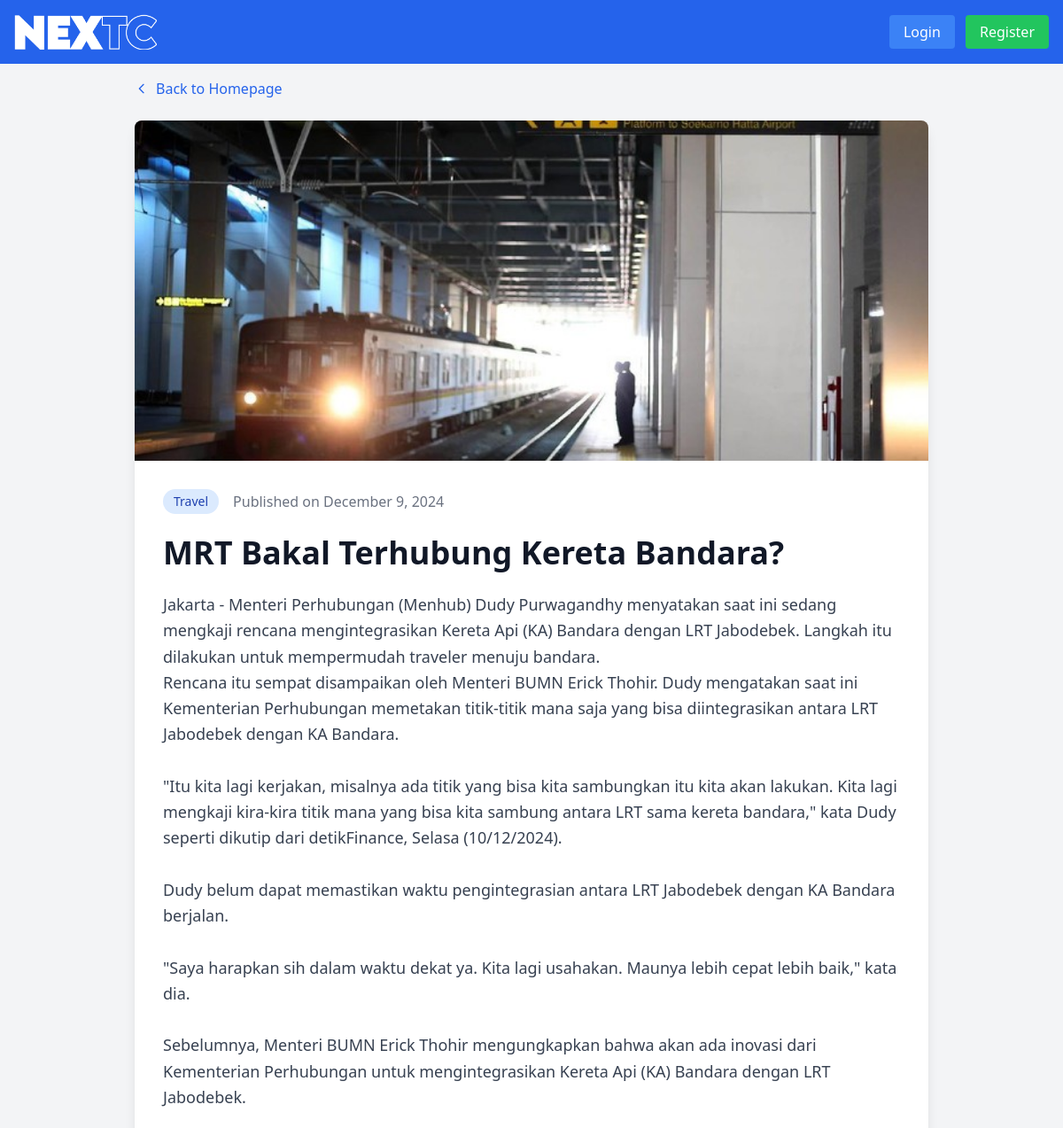
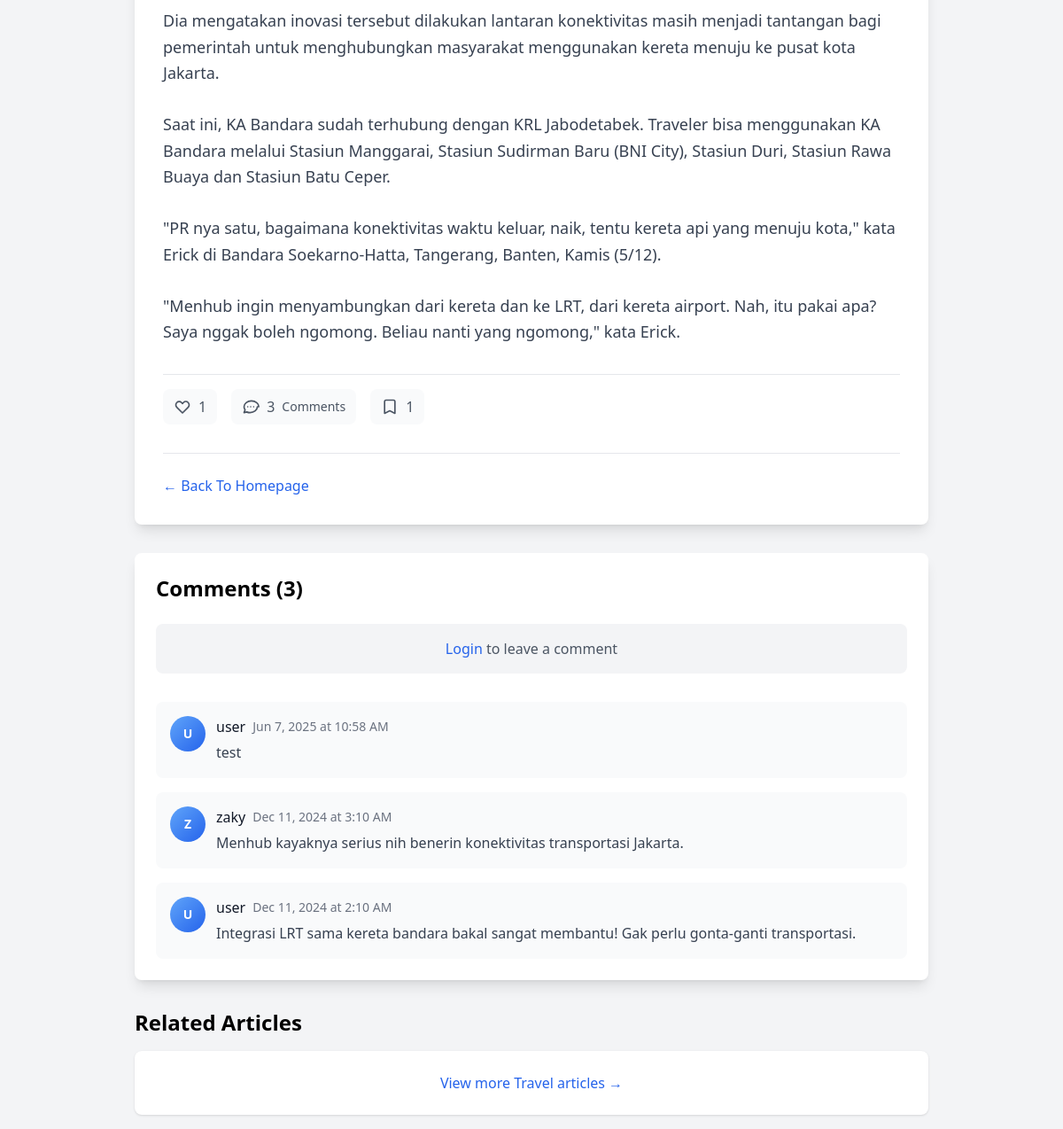
Screenshot of /news/10 with the database file from the repository (2 pictures, top to bottom).
### tables this page shows
CREATE TABLE `news` (
  `id` int(11) NOT NULL,
  `title` varchar(255) NOT NULL,
  `content` text NOT NULL,
  `release_date` date NOT NULL,
  `image` varchar(255) NOT NULL,
  `created_at` timestamp NOT NULL DEFAULT current_timestamp(),
  `category_id` int(11) DEFAULT NULL
);

CREATE TABLE `categories` (
  `id` int(11) NOT NULL,
  `name` varchar(100) NOT NULL,
  `created_at` timestamp NULL DEFAULT current_timestamp(),
  `updated_at` timestamp NULL DEFAULT current_timestamp() ON UPDATE current_timestamp()
);

CREATE TABLE `comments` (
  `id` int(11) NOT NULL,
  `user_id` int(11) NOT NULL,
  `news_id` int(11) NOT NULL,
  `comment_text` text NOT NULL,
  `created_at` timestamp NOT NULL DEFAULT current_timestamp()
);

CREATE TABLE `users` (
  `id` int(11) NOT NULL,
  `name` varchar(100) NOT NULL,
  `email` varchar(100) NOT NULL,
  `password` varchar(255) NOT NULL,
  `gender` enum('Male','Female','Other') NOT NULL,
  `birth_date` date NOT NULL,
  `role` enum('admin','user') DEFAULT 'user',
  `created_at` timestamp NOT NULL DEFAULT current_timestamp()
);

### app/controllers/newscontroller.php (called while the page is built, shortened)
<?php
require_once APP_PATH . '/models/news.php';
require_once APP_PATH . '/models/comment.php';
class NewsController extends Controller {
    private $newsModel;
    private $interactionModel;
    private $commentModel;
    public function __construct() {
        $this->newsModel = new News();
        $this->interactionModel = new Interaction();
        $this->commentModel = new Comment();
    }
    public function detail() {
        $id = $_GET['id'] ?? null;
        $news = $this->newsModel->findByIdWithCategory($id);
        $likes_count = $this->interactionModel->getLikesCount($id);
        $comments_count = $this->commentModel->getCommentsCount($id);
        $bookmarks_count = $this->interactionModel->getBookmarksCount($id);
        $counts = [
            'likes' => $likes_count,
            'comments' => $comments_count,
            'bookmarks' => $bookmarks_count
        ];
        $user_status = ['liked' => false, 'bookmarked' => false];
        $comments = $this->commentModel->getComments($id);
        $this->view('home/detail_news', [
            'news' => $news,
            'counts' => $counts,
            'user_status' => $user_status,
            'comments' => $comments
        ]);
    }
}

### app/core/router.php (called while the page is built, shortened)
<?php
class Router {
    private $routes = [];
    public function add($route, $controller, $action, $method = 'GET') {
        $this->routes[] = [
            'route' => $route,
            'controller' => $controller,
            'action' => $action,
            'method' => $method
        ];
    }
    public function dispatch($url, $method) {
        $url = strtok($url, '?');
        foreach ($this->routes as $route) {
            if ($this->match($route['route'], $url) && $route['method'] === $method) {
                $controllerName = $route['controller'];
                $actionName = $route['action'];
                if (class_exists($controllerName)) {
                    $controller = new $controllerName();
                    if (method_exists($controller, $actionName)) {
                        return $controller->$actionName();
                    }
                }
            }
        }
    }
    private function match($route, $url) {
        $route = preg_replace('/\{([^}]+)\}/', '(?P<$1>[^/]+)', $route);
        $pattern = '#^' . $route . '$#';
        if (preg_match($pattern, $url, $matches)) {
            return true;
        }
        return false;
    }
}

### public/index.php (called while the page is built, shortened)
<?php
require_once APP_PATH . '/config/database.php';
require_once APP_PATH . '/core/router.php';
require_once APP_PATH . '/core/model.php';
require_once APP_PATH . '/models/news.php';
require_once APP_PATH . '/models/comment.php';
require_once APP_PATH . '/controllers/newscontroller.php';
$router = new Router();
$router->add('/', 'NewsController', 'index');
$router->add('/news/{id}', 'NewsController', 'detail');
$router->add('/auth/login', 'AuthController', 'login');
$router->add('/auth/login', 'AuthController', 'login', 'POST');
$router->add('/auth/register', 'AuthController', 'register');
$router->add('/auth/register', 'AuthController', 'register', 'POST');
$router->add('/auth/logout', 'AuthController', 'logout');
$router->add('/user/dashboard', 'UserController', 'dashboard');
$router->add('/user/dashboard', 'UserController', 'dashboard', 'POST');
$router->add('/admin/dashboard', 'AdminController', 'dashboard');
$router->add('/admin/news-list', 'AdminController', 'newsList');
$router->add('/admin/add-news', 'AdminController', 'addNews');
$router->add('/admin/add-news', 'AdminController', 'addNews', 'POST');
$router->add('/admin/edit-news', 'AdminController', 'editNews');
$router->add('/admin/edit-news', 'AdminController', 'editNews', 'POST');
$router->add('/admin/delete-news', 'AdminController', 'deleteNews', 'POST');
$router->add('/admin/category/list', 'CategoryController', 'listCategories');
$router->add('/admin/category/add', 'CategoryController', 'addCategory', 'POST');
$router->add('/admin/category/edit', 'CategoryController', 'editCategory', 'POST');
$router->add('/admin/category/delete', 'CategoryController', 'deleteCategory', 'POST');
$router->add('/interactions/toggle-like', 'InteractionController', 'toggleLike', 'POST');
$router->add('/interactions/toggle-bookmark', 'InteractionController', 'toggleBookmark', 'POST');
$router->add('/interactions/add-comment', 'InteractionController', 'addComment', 'POST');
$router->add('/interactions/delete-comment', 'InteractionController', 'deleteComment', 'POST');
$url = parse_url($_SERVER['REQUEST_URI'], PHP_URL_PATH);
$method = $_SERVER['REQUEST_METHOD'];
$router->dispatch($url, $method);

### app/config/database.php (called while the page is built)
<?php
class Database {
    private static $instance = null;
    private $connection;
    private $host = 'localhost';
    private $username = 'root';
    private $password = '';
    private $database = 'news_portal';
    private function __construct() {
        try {
            $this->connection = new PDO(
                "mysql:host={$this->host};dbname={$this->database}",
                $this->username,
                $this->password,
                [
                    PDO::ATTR_ERRMODE => PDO::ERRMODE_EXCEPTION,
                    PDO::ATTR_DEFAULT_FETCH_MODE => PDO::FETCH_ASSOC
                ]
            );
        } catch (PDOException $e) {
            die("Connection failed: " . $e->getMessage());
        }
    }
    public static function getInstance() {
        if (self::$instance === null) {
            self::$instance = new self();
        }
        return self::$instance;
    }
    public function getConnection() {
        return $this->connection;
    }
}

### app/core/model.php (called while the page is built, shortened)
<?php
abstract class Model {
    public function __construct() {
        $this->db = Database::getInstance()->getConnection();
    }
}

### app/models/news.php (called while the page is built, shortened)
<?php
require_once APP_PATH . '/core/model.php';
class News extends Model {
    protected $table = 'news';
    public function findByIdWithCategory($id) {
        $stmt = $this->db->prepare("
            SELECT news.*, categories.name as categoryName, categories.id as categoryId
            FROM {$this->table} news
            LEFT JOIN categories ON news.category_id = categories.id
            WHERE news.id = ?
        ");
        $stmt->execute([$id]);
        return $stmt->fetch(PDO::FETCH_ASSOC);
    }
}

### app/models/comment.php (called while the page is built, shortened)
<?php
require_once APP_PATH . '/core/model.php';
class Comment extends Model {
    protected $table = 'comments';
    public function getComments($news_id) {
        $stmt = $this->db->prepare("
            SELECT comments.*, users.name as user_name
            FROM {$this->table} comments
            INNER JOIN users ON comments.user_id = users.id
            WHERE comments.news_id = ?
            ORDER BY comments.created_at DESC
        ");
        $stmt->execute([$news_id]);
        return $stmt->fetchAll(PDO::FETCH_ASSOC);
    }
}

### app/views/home/detail_news.php (the view, shortened to what this page needs)
<?php
require_once APP_PATH . '/views/layouts/header.php';
require_once APP_PATH . '/views/layouts/navbar.php';
?>
<div class="container mx-auto p-4">
    <div class="max-w-4xl mx-auto">
        <div class="mb-6 flex items-center justify-between">
            <div class="flex space-x-3">
                <a href="/" class="inline-flex items-center text-blue-600 hover:text-blue-800">
                    <svg class="w-4 h-4 mr-2" fill="none" stroke="currentColor" viewBox="0 0 24 24">
                        <path stroke-linecap="round" stroke-linejoin="round" stroke-width="2" d="M15 19l-7-7 7-7"></path>
                    </svg>
                    Back to Homepage
                </a>
            </div>
        </div>
        <article class="bg-white rounded-lg shadow-lg overflow-hidden">
            <img src="/<?= htmlspecialchars($news['image']) ?>"
                 alt="<?= htmlspecialchars($news['title']) ?>"
                 class="w-full h-64 md:h-96 object-cover">
            <div class="p-8">
                <div class="flex items-center mb-6">
                    <span class="bg-blue-100 text-blue-800 text-sm font-medium px-3 py-1 rounded-full">
                        <?= htmlspecialchars($news['categoryName']) ?>
                    </span>
                    <span class="text-gray-500 ml-4">
                        Published on <?= date('F j, Y', strtotime($news['release_date'])) ?>
                    </span>
                </div>
                <h1 class="text-3xl md:text-4xl font-bold text-gray-900 mb-6 leading-tight">
                    <?= htmlspecialchars($news['title']) ?>
                </h1>
                <div class="prose max-w-none">
                    <div class="text-gray-700 leading-relaxed text-lg">
                        <?= nl2br(htmlspecialchars($news['content'])) ?>
                    </div>
                </div>
                <div class="mt-8">
                    <?php
                    include APP_PATH . '/views/components/interaction_buttons.php';
                    ?>
                </div>
                <div class="mt-8 pt-6 border-t border-gray-200">
                    <div class="flex items-center justify-between">
                        <div class="flex space-x-4">
                            <a href="/" class="text-blue-600 hover:text-blue-800">← Back To Homepage</a>
                        </div>
                    </div>
                </div>
            </div>
        </article>
        <?php
        $news_id = $news['id'];
        include APP_PATH . '/views/components/comment_section.php';
        ?>
        <div class="mt-8">
            <h3 class="text-2xl font-bold mb-4">Related Articles</h3>
            <div class="bg-white p-6 rounded-lg shadow">
                <p class="text-gray-600 text-center">
                    <a href="/?category=<?= urlencode($news['categoryId']) ?>" class="text-blue-600 hover:text-blue-800">
                        View more <?= htmlspecialchars($news['categoryName']) ?> articles →
                    </a>
                </p>
            </div>
        </div>
    </div>
</div>

### app/views/components/comment_section.php (shortened to what this page needs)
<?php
$news_id = $news_id ?? 0;
$comments = $comments ?? [];
$is_logged_in = isset($_SESSION['user_id']);
?>
<div class="mt-8 bg-white rounded-lg shadow-lg p-6">
    <h3 class="text-2xl font-bold mb-6">Comments (<?= count($comments) ?>)</h3>
    <?php if ($is_logged_in): ?>
        <div class="mb-8">
            <form onsubmit="addComment(event, <?= $news_id ?>)" class="space-y-4">
                <div>
                    <label for="comment_text" class="block text-sm font-medium text-gray-700 mb-2">
                        Add your comment
                    </label>
                    <textarea
                        name="comment_text"
                        id="comment_text_<?= $news_id ?>"
                        rows="3"
                        placeholder="Write your comment here..."
                        class="w-full px-3 py-2 border border-gray-300 rounded-lg focus:ring-2 focus:ring-blue-500 focus:border-transparent resize-none"
                        required></textarea>
                </div>
                <div class="flex justify-end">
                    <button
                        type="submit"
                        id="comment-submit-<?= $news_id ?>"
                        class="px-6 py-2 bg-blue-600 text-white rounded-lg hover:bg-blue-700 focus:ring-2 focus:ring-blue-500 transition-colors">
                        Post Comment
                    </button>
                </div>
            </form>
        </div>
    <?php else: ?>
        <div class="mb-8 p-4 bg-gray-100 rounded-lg text-center">
            <p class="text-gray-600">
                <a href="/auth/login" class="text-blue-600 hover:text-blue-800 font-medium">Login</a>
                to leave a comment
            </p>
        </div>
    <?php endif; ?>
    <div id="comments-list-<?= $news_id ?>" class="space-y-4">
        <?php if (empty($comments)): ?>
            <div class="text-center py-8 text-gray-500" id="no-comments-<?= $news_id ?>">
                <svg class="mx-auto h-12 w-12 text-gray-400 mb-4" fill="none" viewBox="0 0 24 24" stroke="currentColor">
                    <path stroke-linecap="round" stroke-linejoin="round" stroke-width="2" d="M8 12h.01M12 12h.01M16 12h.01M21 12c0 4.418-4.477 8-10 8a9.863 9.863 0 01-4.255-.949L3 20l1.395-3.72C3.512 15.042 3 13.574 3 12c0-4.418 4.477-8 10-8s10 3.582 10 8z"></path>
                </svg>
                <p>No comments yet. Be the first to comment!</p>
            </div>
        <?php else: ?>
            <?php foreach ($comments as $comment): ?>
                <div class="comment-item bg-gray-50 rounded-lg p-4" id="comment-<?= $comment['id'] ?>">
                    <div class="flex items-start space-x-3">
                        <div class="w-10 h-10 bg-gradient-to-br from-blue-400 to-blue-600 rounded-full flex items-center justify-center flex-shrink-0">
                            <span class="text-white text-sm font-bold">
                                <?= strtoupper(substr($comment['user_name'], 0, 1)) ?>
                            </span>
                        </div>
                        <div class="flex-1 min-w-0">
                            <div class="flex items-center space-x-2 mb-1">
                                <h4 class="font-medium text-gray-900"><?= htmlspecialchars($comment['user_name']) ?></h4>
                                <span class="text-sm text-gray-500">
                                    <?= date('M j, Y \a\t g:i A', strtotime($comment['created_at'])) ?>
                                </span>
                            </div>
                            <p class="text-gray-700 leading-relaxed"><?= nl2br(htmlspecialchars($comment['comment_text'])) ?></p>
                        </div>
                    </div>
                </div>
            <?php endforeach; ?>
        <?php endif; ?>
    </div>
</div>

### rows the page displays
news: image (picture), category.name "Travel", release_date "December 9, 2024", title "MRT Bakal Terhubung Kereta Bandara?", content "Jakarta - Menteri Perhubungan (Menhub) Dudy Purwagandhy menyatakan saat ini sedang mengkaji rencana mengintegrasikan Kereta Api (KA) Bandara dengan LRT Jabodebek. Langkah itu dilakukan untuk mempermudah traveler menuju bandara. Rencana itu sempat disampaikan oleh Menteri BUMN Erick Thohir. Dudy mengatakan saat ini Kementerian Perhubungan memetakan titik-titik mana saja yang bisa diintegrasikan antara LRT Jabodebek dengan KA Bandara. \"Itu kita lagi kerjakan, misalnya ada titik yang bisa kita sambungkan itu kita akan lakukan. Kita lagi mengkaji kira-kira titik mana yang bisa kita sambung antara LRT sama kereta bandara,\" kata Dudy seperti dikutip dari detikFinance, Selasa (10/12/2024). Dudy…"
comments: user.name "U", user.name "user", created_at "Jun 7, 2025 at 10:58 AM", comment_text "test"
comments: user.name "Z", user.name "zaky", created_at "Dec 11, 2024 at 3:10 AM", comment_text "Menhub kayaknya serius nih benerin konektivitas transportasi Jakarta."
comments: user.name "U", user.name "user", created_at "Dec 11, 2024 at 2:10 AM", comment_text "Integrasi LRT sama kereta bandara bakal sangat membantu! Gak perlu gonta-ganti transportasi."

### other values shown
$counts['likes'] "1"
$counts['comments'] "3"
$counts['bookmarks'] "1"
count($comments) "3"
